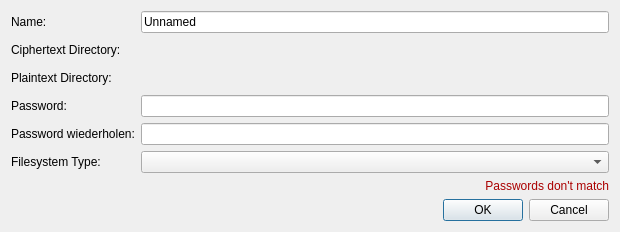
<?xml version="1.0" encoding="UTF-8"?>
<ui version="4.0">
 <class>CreateFilesystemDialog</class>
 <widget class="QDialog" name="CreateFilesystemDialog">
  <property name="windowModality">
   <enum>Qt::NonModal</enum>
  </property>
  <property name="geometry">
   <rect>
    <x>0</x>
    <y>0</y>
    <width>620</width>
    <height>219</height>
   </rect>
  </property>
  <property name="windowTitle">
   <string>Create an encrypted file system</string>
  </property>
  <property name="modal">
   <bool>true</bool>
  </property>
  <layout class="QVBoxLayout" name="verticalLayout">
   <item>
    <layout class="QFormLayout" name="formLayout">
     <item row="0" column="0">
      <widget class="QLabel" name="nameLabel">
       <property name="text">
        <string>Name:</string>
       </property>
       <property name="buddy">
        <cstring>nameEdit</cstring>
       </property>
      </widget>
     </item>
     <item row="0" column="1">
      <widget class="QLineEdit" name="nameEdit">
       <property name="focusPolicy">
        <enum>Qt::StrongFocus</enum>
       </property>
       <property name="text">
        <string>Unnamed</string>
       </property>
      </widget>
     </item>
     <item row="1" column="0">
      <widget class="QLabel" name="ciphertextDirSelectorLabel">
       <property name="text">
        <string>Ciphertext Directory: </string>
       </property>
       <property name="buddy">
        <cstring>ciphertextDirSelector</cstring>
       </property>
      </widget>
     </item>
     <item row="1" column="1">
      <widget class="DirSelector" name="ciphertextDirSelector" native="true">
       <property name="minimumSize">
        <size>
         <width>0</width>
         <height>22</height>
        </size>
       </property>
       <property name="baseSize">
        <size>
         <width>0</width>
         <height>0</height>
        </size>
       </property>
       <property name="focusPolicy">
        <enum>Qt::StrongFocus</enum>
       </property>
      </widget>
     </item>
     <item row="2" column="0">
      <widget class="QLabel" name="mountDirSelectorLabel">
       <property name="text">
        <string>Plaintext Directory:</string>
       </property>
       <property name="buddy">
        <cstring>plaintextDirSelector</cstring>
       </property>
      </widget>
     </item>
     <item row="2" column="1">
      <widget class="DirSelector" name="plaintextDirSelector" native="true">
       <property name="minimumSize">
        <size>
         <width>0</width>
         <height>22</height>
        </size>
       </property>
       <property name="focusPolicy">
        <enum>Qt::StrongFocus</enum>
       </property>
      </widget>
     </item>
     <item row="3" column="0">
      <widget class="QLabel" name="password1Label">
       <property name="text">
        <string>Password:</string>
       </property>
       <property name="buddy">
        <cstring>password1Edit</cstring>
       </property>
      </widget>
     </item>
     <item row="3" column="1">
      <widget class="QLineEdit" name="password1Edit">
       <property name="echoMode">
        <enum>QLineEdit::Password</enum>
       </property>
      </widget>
     </item>
     <item row="4" column="0">
      <widget class="QLabel" name="password2Label">
       <property name="text">
        <string>Password wiederholen:</string>
       </property>
       <property name="buddy">
        <cstring>password2Edit</cstring>
       </property>
      </widget>
     </item>
     <item row="4" column="1">
      <widget class="QLineEdit" name="password2Edit">
       <property name="text">
        <string/>
       </property>
       <property name="echoMode">
        <enum>QLineEdit::Password</enum>
       </property>
      </widget>
     </item>
     <item row="6" column="1">
      <widget class="QLabel" name="passwordsMatchIndicator">
       <property name="enabled">
        <bool>true</bool>
       </property>
       <property name="palette">
        <palette>
         <active>
          <colorrole role="WindowText">
           <brush brushstyle="SolidPattern">
            <color alpha="255">
             <red>170</red>
             <green>0</green>
             <blue>0</blue>
            </color>
           </brush>
          </colorrole>
         </active>
         <inactive>
          <colorrole role="WindowText">
           <brush brushstyle="SolidPattern">
            <color alpha="255">
             <red>170</red>
             <green>0</green>
             <blue>0</blue>
            </color>
           </brush>
          </colorrole>
         </inactive>
         <disabled>
          <colorrole role="WindowText">
           <brush brushstyle="SolidPattern">
            <color alpha="255">
             <red>190</red>
             <green>190</green>
             <blue>190</blue>
            </color>
           </brush>
          </colorrole>
         </disabled>
        </palette>
       </property>
       <property name="text">
        <string>Passwords don't match</string>
       </property>
       <property name="alignment">
        <set>Qt::AlignRight|Qt::AlignTrailing|Qt::AlignVCenter</set>
       </property>
      </widget>
     </item>
     <item row="5" column="1">
      <widget class="QComboBox" name="filesystemTypeComboBox"/>
     </item>
     <item row="5" column="0">
      <widget class="QLabel" name="filesystemTypeLabel">
       <property name="text">
        <string>Filesystem Type:</string>
       </property>
      </widget>
     </item>
    </layout>
   </item>
   <item>
    <layout class="QHBoxLayout" name="horizontalLayout">
     <item>
      <spacer name="horizontalSpacer">
       <property name="orientation">
        <enum>Qt::Horizontal</enum>
       </property>
       <property name="sizeHint" stdset="0">
        <size>
         <width>40</width>
         <height>20</height>
        </size>
       </property>
      </spacer>
     </item>
     <item>
      <widget class="SpinnerLabel" name="progressLabel">
       <property name="text">
        <string/>
       </property>
      </widget>
     </item>
     <item>
      <widget class="QDialogButtonBox" name="dialogButtons">
       <property name="sizePolicy">
        <sizepolicy hsizetype="Fixed" vsizetype="Fixed">
         <horstretch>0</horstretch>
         <verstretch>0</verstretch>
        </sizepolicy>
       </property>
       <property name="focusPolicy">
        <enum>Qt::StrongFocus</enum>
       </property>
       <property name="locale">
        <locale language="English" country="UnitedStates"/>
       </property>
       <property name="orientation">
        <enum>Qt::Horizontal</enum>
       </property>
       <property name="standardButtons">
        <set>QDialogButtonBox::Cancel|QDialogButtonBox::Ok</set>
       </property>
       <property name="centerButtons">
        <bool>false</bool>
       </property>
      </widget>
     </item>
    </layout>
   </item>
  </layout>
 </widget>
 <customwidgets>
  <customwidget>
   <class>DirSelector</class>
   <extends>QWidget</extends>
   <header>kryptal/gui/view/widgets/DirSelector</header>
   <container>1</container>
  </customwidget>
  <customwidget>
   <class>SpinnerLabel</class>
   <extends>QLabel</extends>
   <header>kryptal/gui/view/widgets/SpinnerLabel</header>
  </customwidget>
 </customwidgets>
 <tabstops>
  <tabstop>nameEdit</tabstop>
  <tabstop>ciphertextDirSelector</tabstop>
  <tabstop>plaintextDirSelector</tabstop>
  <tabstop>password1Edit</tabstop>
  <tabstop>password2Edit</tabstop>
 </tabstops>
 <resources/>
 <connections>
  <connection>
   <sender>dialogButtons</sender>
   <signal>accepted()</signal>
   <receiver>CreateFilesystemDialog</receiver>
   <slot>accept()</slot>
   <hints>
    <hint type="sourcelabel">
     <x>257</x>
     <y>166</y>
    </hint>
    <hint type="destinationlabel">
     <x>157</x>
     <y>274</y>
    </hint>
   </hints>
  </connection>
  <connection>
   <sender>dialogButtons</sender>
   <signal>rejected()</signal>
   <receiver>CreateFilesystemDialog</receiver>
   <slot>reject()</slot>
   <hints>
    <hint type="sourcelabel">
     <x>325</x>
     <y>166</y>
    </hint>
    <hint type="destinationlabel">
     <x>286</x>
     <y>274</y>
    </hint>
   </hints>
  </connection>
 </connections>
</ui>
